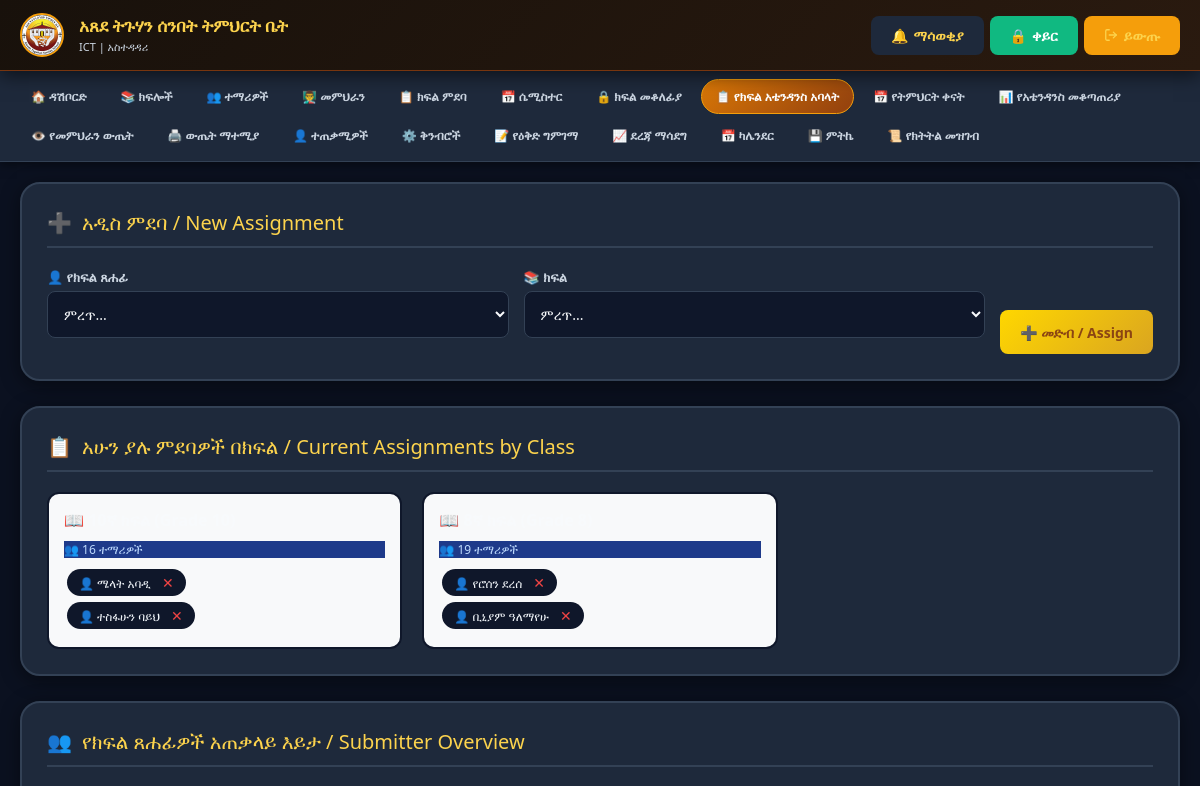
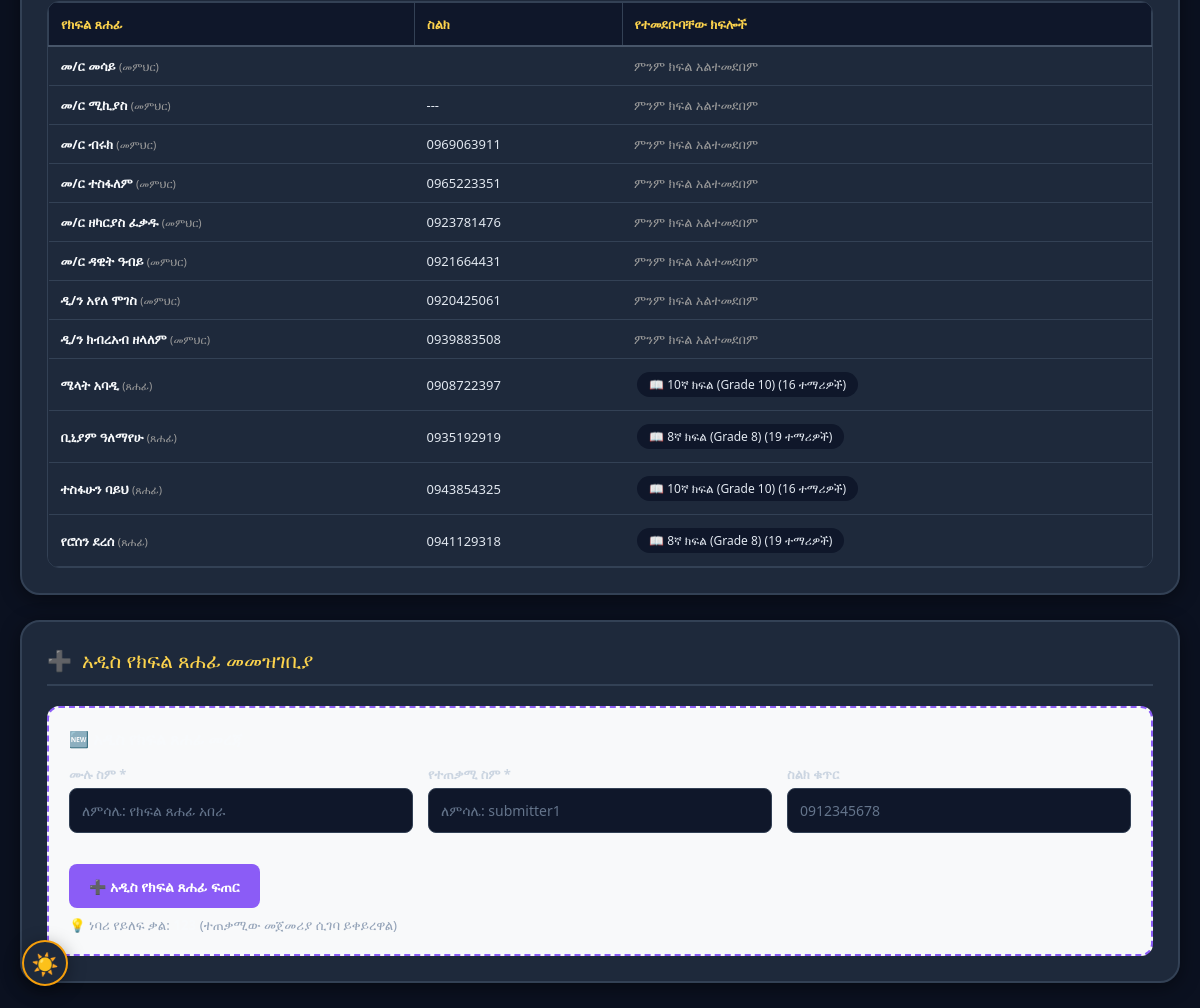
Page /attendance_submitter_assign.php (signed in) on the committed database (2 pictures, top to bottom).
### tables this page shows
CREATE TABLE `classes` (
  `id` int(11) NOT NULL AUTO_INCREMENT,
  `grade_id` int(11) DEFAULT NULL,
  `name` varchar(50) NOT NULL,
  `description` text DEFAULT NULL,
  `created_at` timestamp NOT NULL DEFAULT current_timestamp(),
  PRIMARY KEY (`id`),
  KEY `grade_id` (`grade_id`),
  CONSTRAINT `classes_grade_fk` FOREIGN KEY (`grade_id`) REFERENCES `grades` (`id`)
);

CREATE TABLE `attendance_assignments` (
  `id` int(11) NOT NULL AUTO_INCREMENT,
  `submitter_id` int(11) NOT NULL,
  `class_id` int(11) NOT NULL,
  `semester_id` int(11) NOT NULL,
  `assigned_at` timestamp NOT NULL DEFAULT current_timestamp(),
  PRIMARY KEY (`id`),
  UNIQUE KEY `unique_assignment` (`submitter_id`,`class_id`,`semester_id`),
  KEY `class_id` (`class_id`),
  KEY `semester_id` (`semester_id`),
  CONSTRAINT `attendance_assignments_ibfk_1` FOREIGN KEY (`submitter_id`) REFERENCES `users` (`id`) ON DELETE CASCADE,
  CONSTRAINT `attendance_assignments_ibfk_2` FOREIGN KEY (`class_id`) REFERENCES `classes` (`id`) ON DELETE CASCADE,
  CONSTRAINT `attendance_assignments_ibfk_3` FOREIGN KEY (`semester_id`) REFERENCES `semesters` (`id`) ON DELETE CASCADE
);

CREATE TABLE `users` (
  `id` int(11) NOT NULL AUTO_INCREMENT,
  `name` varchar(100) NOT NULL,
  `username` varchar(50) NOT NULL,
  `phone` varchar(20) DEFAULT NULL,
  `photo` varchar(255) DEFAULT NULL,
  `role` enum('admin','teacher','attendance_submitter') NOT NULL DEFAULT 'teacher',
  `password` varchar(255) NOT NULL,
  `first_login` tinyint(1) DEFAULT 1,
  `created_at` timestamp NOT NULL DEFAULT current_timestamp(),
  `can_edit_marks` tinyint(1) DEFAULT 1,
  `can_edit_attendance` tinyint(1) DEFAULT 0,
  PRIMARY KEY (`id`),
  UNIQUE KEY `username` (`username`)
);

### db.php (called while the page is built, shortened)
<?php
function dbQuery($conn, $sql, $types = "", $params = []) {
    if (empty($params)) {
        return mysqli_query($conn, $sql);
    }
    $stmt = mysqli_prepare($conn, $sql);
    if (!empty($types) && !empty($params)) {
        mysqli_stmt_bind_param($stmt, $types, ...$params);
    }
    mysqli_stmt_execute($stmt);
    $result = mysqli_stmt_get_result($stmt);
    return $result;
}
function dbFetchOne($conn, $sql, $types = "", $params = []) {
    $result = dbQuery($conn, $sql, $types, $params);
    return mysqli_fetch_assoc($result);
}
function getCurrentSemester($conn) {
    return dbFetchOne($conn, "SELECT * FROM semesters WHERE status = 'active' LIMIT 1");
}
?>

### attendance_submitter_assign.php (the view, shortened to what this page needs)
<?php
require_once 'db.php';
$current_semester = getCurrentSemester($conn);
$semester_id = $current_semester ? intval($current_semester['id']) : 0;
$classes_query = "SELECT * FROM classes ORDER BY name";
$classes = mysqli_query($conn, $classes_query);
$assignments_query = "SELECT aa.*, u.name as submitter_name, u.phone as submitter_phone,
                      c.name as class_name, c.id as class_id,
                      (SELECT COUNT(*) FROM students s WHERE s.class_id = c.id) as student_count
                      FROM attendance_assignments aa
                      JOIN users u ON aa.submitter_id = u.id
                      JOIN classes c ON aa.class_id = c.id
                      WHERE aa.semester_id = $semester_id
                      ORDER BY c.name";
$assignments = mysqli_query($conn, $assignments_query);
$class_assignments = [];
if($assignments) {
    while($row = mysqli_fetch_assoc($assignments)) {
        $class_assignments[$row['class_id']][] = $row;
    }
}
mysqli_data_seek($classes, 0);
$submitter_assignments = [];
$submitter_detail_query = "SELECT u.id as submitter_id, u.name as submitter_name, u.phone, u.role,
                           c.id as class_id, c.name as class_name,
                           aa.id as assignment_id,
                           (SELECT COUNT(*) FROM students s WHERE s.class_id = c.id) as student_count
                           FROM users u
                           LEFT JOIN attendance_assignments aa ON u.id = aa.submitter_id AND aa.semester_id = $semester_id
                           LEFT JOIN classes c ON aa.class_id = c.id
                           WHERE u.role IN ('attendance_submitter', 'teacher')
                           ORDER BY u.role, u.name, c.name";
$submitter_detail = mysqli_query($conn, $submitter_detail_query);
if($submitter_detail) {
    while($row = mysqli_fetch_assoc($submitter_detail)) {
        $submitter_assignments[$row['submitter_id']]['name'] = $row['submitter_name'];
        $submitter_assignments[$row['submitter_id']]['phone'] = $row['phone'];
        $submitter_assignments[$row['submitter_id']]['role'] = $row['role'];
        if($row['class_id']) {
            $submitter_assignments[$row['submitter_id']]['classes'][] = [
                'assignment_id' => $row['assignment_id'],
                'class_id' => $row['class_id'],
                'class_name' => $row['class_name'],
                'student_count' => $row['student_count']
            ];
        } else {
            if(!isset($submitter_assignments[$row['submitter_id']]['classes'])) {
                $submitter_assignments[$row['submitter_id']]['classes'] = [];
            }
        }
    }
}
?>
<!DOCTYPE html>
<html lang="en">
<head>
    <?php include 'pwa_head.php'; ?>
</head>
<body>
    <?php include 'mobile_nav.php'; ?>
    <div class="main-container">
        <?php if(!$current_semester): ?>
        <div class="message error">
            <span>⚠️</span>
            ምንም ንቁ ሴሚስተር የለም። እባክዎ መጀመሪያ ሴሚስተር ይክፈቱ።
            <a href="semester.php" class="btn btn-primary" style="margin-left: auto;">📅 ሴሚስተር ክፈት</a>
        </div>
        <?php else: ?>
        <div class="card">
            <div class="card-title">
                <span>➕</span> አዲስ ምደባ / New Assignment
            </div>
            <form method="POST">
                <div class="form-row">
                    <div class="form-group">
                        <label>👤 የክፍል ጸሐፊ</label>
                        <select name="submitter_id" required>
                            <option value="">ምረጥ...</option>
                        </select>
                    </div>
                    <div class="form-group">
                        <label>📚 ክፍል</label>
                        <select name="class_id" required>
                            <option value="">ምረጥ...</option>
                            <?php
                            mysqli_data_seek($classes, 0);
                            ?>
                        </select>
                    </div>
                    <button type="submit" name="assign" class="btn btn-assign">
                        ➕ መድብ / Assign
                    </button>
                </div>
            </form>
        </div>
        <div class="card">
            <div class="card-title">
                <span>📋</span> አሁን ያሉ ምደባዎች በክፍል / Current Assignments by Class
            </div>
            <?php if(!empty($class_assignments)): ?>
            <div class="class-grid">
                <?php foreach($class_assignments as $c_id => $assignments_list):
                    $class_info = null;
                    mysqli_data_seek($classes, 0);
                    while($c = mysqli_fetch_assoc($classes)) {
                        if($c['id'] == $c_id) { $class_info = $c; break; }
                    }
                ?>
                <div class="class-card-item">
                    <h3>📖 <?php echo htmlspecialchars($class_info['name'] ?? 'ክፍል ' . $c_id); ?></h3>
                    <div class="info">
                        👥 <?php echo $assignments_list[0]['student_count'] ?? 0; ?> ተማሪዎች
                    </div>
                    <?php foreach($assignments_list as $assignment): ?>
                    <div>
                        <span class="submitter-tag">
                            👤 <?php echo htmlspecialchars($assignment['submitter_name']); ?>
                            <form method="POST" style="display: inline; margin-left: 8px;" onsubmit="return confirm('ምደባውን ማስወገድ እርግጠኛ ነዎት?')">
                                <button type="submit" name="remove" style="background:none; border:none; color:var(--error-red); cursor:pointer; font-size:14px;">✕</button>
                            </form>
                        </span>
                    </div>
                    <?php endforeach; ?>
                </div>
                <?php endforeach; ?>
            </div>
            <?php endif; ?>
        </div>
        <div class="card">
            <div class="card-title">
                <span>👥</span> የክፍል ጸሐፊዎች አጠቃላይ እይታ / Submitter Overview
            </div>
            <div class="table-responsive">
            <table>
                <thead>
                    <tr>
                        <th>የክፍል ጸሐፊ</th>
                        <th>ስልክ</th>
                        <th>የተመደቡባቸው ክፍሎች</th>
                    </tr>
                </thead>
                <tbody>
                    <?php if(!empty($submitter_assignments)): ?>
                        <?php foreach($submitter_assignments as $s_id => $s_data): ?>
                        <tr>
                            <td><strong><?php echo htmlspecialchars($s_data['name']); ?></strong>
                                <span style="font-size:11px;color:#999;">(<?php echo $s_data['role'] === 'teacher' ? 'መምህር' : 'ጸሐፊ'; ?>)</span>
                            </td>
                            <td><?php echo htmlspecialchars($s_data['phone'] ?? '---'); ?></td>
                            <td>
                                <?php if(!empty($s_data['classes'])): ?>
                                    <?php foreach($s_data['classes'] as $sc): ?>
                                    <span class="submitter-tag">
                                        📖 <?php echo htmlspecialchars($sc['class_name']); ?>
                                        (<?php echo $sc['student_count']; ?> ተማሪዎች)
                                    </span>
                                    <?php endforeach; ?>
                                <?php else: ?>
                                    <span style="color:#999;">ምንም ክፍል አልተመደበም</span>
                                <?php endif; ?>
                            </td>
                        </tr>
                        <?php endforeach; ?>
                    <?php else: ?>
                        <tr>
                            <td colspan="3" style="text-align:center; padding:30px;">ምንም የክፍል ጸሐፊዎች የሉም</td>
                        </tr>
                    <?php endif; ?>
                </tbody>
            </table>
            </div>
        </div>
        <div class="card">
            <div class="card-title">
                <span>➕</span> አዲስ የክፍል ጸሐፊ መመዝገቢያ
            </div>
            <div class="add-submitter-form">
                <h4>🆕 አዲስ የክፍል ጸሐፊ መረጃ</h4>
                <form method="POST">
                    <div class="form-row">
                        <div class="form-group">
                            <label>ሙሉ ስም *</label>
                            <input type="text" name="submitter_name" required placeholder="ለምሳሌ: የክፍል ጸሐፊ አበራ">
                        </div>
                        <div class="form-group">
                            <label>የተጠቃሚ ስም *</label>
                            <input type="text" name="submitter_username" required placeholder="ለምሳሌ: submitter1">
                        </div>
                        <div class="form-group">
                            <label>ስልክ ቁጥር</label>
                            <input type="text" name="submitter_phone" placeholder="0912345678">
                        </div>
                    </div>
                    <button type="submit" name="add_submitter" class="btn btn-add" style="margin-top:15px;">
                        ➕ አዲስ የክፍል ጸሐፊ ፍጠር
                    </button>
                    <small style="display:block; margin-top:8px; color:#666;">
                        💡 ነባሪ የይለፍ ቃል: <strong>123</strong> (ተጠቃሚው መጀመሪያ ሲገባ ይቀይረዋል)
                    </small>
                </form>
            </div>
        </div>
        <?php endif; ?>
    </div>
</body>
</html>

### attendance_submitter_assign.php (style rules this page uses)
:root { --brown-dark: #8B4513; --brown-medium: #A52A2A; --gold-primary: #FFD700; --gold-dark: #DAA520; --gold-pale: #FFF8DC; --bg-cream: #FAF9F6; --success-green: #10B981; --error-red: #EF4444; --warning-yellow: #F59E0B; --info-blue: #3B82F6; --purple: #8B5CF6; }
* { margin: 0; padding: 0; box-sizing: border-box; font-family: 'Segoe UI', sans-serif; }
body { background: var(--bg-cream); }
.card { background: white; border-radius: 20px; padding: 25px; margin-bottom: 25px; border: 2px solid var(--gold-primary); box-shadow: 0 5px 20px rgba(0,0,0,0.08); }
.card-title { color: var(--brown-dark); font-size: 20px; margin-bottom: 20px; padding-bottom: 10px; border-bottom: 2px solid var(--gold-pale); display: flex; align-items: center; gap: 10px; }
.btn { padding: 10px 20px; border: none; border-radius: 8px; cursor: pointer; font-weight: 600; text-decoration: none; display: inline-flex; align-items: center; gap: 8px; font-size: 14px; transition: all 0.3s; }
.btn-assign { background: linear-gradient(135deg, #FFD700 0%, #DAA520 100%); color: #8B4513; }
.btn-add { background: var(--purple); color: white; }
.form-row { display: flex; gap: 15px; align-items: flex-end; flex-wrap: wrap; }
.form-group { flex: 1; min-width: 200px; }
.form-group label { display: block; margin-bottom: 5px; color: var(--brown-dark); font-weight: 600; font-size: 13px; }
.form-group select, .form-group input { width: 100%; padding: 12px; border: 2px solid #E2E8F0; border-radius: 8px; font-size: 14px; }
.table-responsive { overflow-x: auto; -webkit-overflow-scrolling: touch; }
table { width: 100%; border-collapse: collapse; }
.table-responsive table { min-width: 550px; }
th { background: var(--brown-dark); color: white; padding: 12px; text-align: left; border: 1px solid var(--gold-dark); }
td { padding: 10px 12px; border-bottom: 1px solid #E2E8F0; }
.class-grid { display: grid; grid-template-columns: repeat(auto-fill, minmax(280px, 1fr)); gap: 20px; }
.class-card-item { background: #F8F9FA; border-radius: 12px; padding: 15px; border: 2px solid var(--gold-pale); transition: all 0.3s; }
.class-card-item h3 { color: var(--brown-dark); font-size: 16px; margin-bottom: 10px; }
.class-card-item .info { font-size: 12px; color: #666; margin-bottom: 8px; }
.submitter-tag { display: inline-block; background: var(--gold-pale); padding: 4px 12px; border-radius: 20px; font-size: 12px; margin: 3px; }
.add-submitter-form { background: #F8F9FA; border: 2px dashed var(--purple); border-radius: 12px; padding: 20px; margin-top: 20px; }
.add-submitter-form h4 { color: var(--purple); margin-bottom: 15px; }

### rows in the picture
classes: student_count "16"
attendance_assignments: submitter.name "ሜላት አባዲ"
attendance_assignments: submitter.name "ተስፋሁን ባይህ"
classes: student_count "19"
attendance_assignments: submitter.name "የሮሰን ደረሰ"
attendance_assignments: submitter.name "ቢኒያም ዓለማየሁ"

### other values in the picture
$nav_name "ICT"
$item['icon'] "🏠"
$item['label'] "ዳሽቦርድ"
$item['icon'] "📚"
$item['label'] "ክፍሎች"
$item['icon'] "👥"
$item['label'] "ተማሪዎች"
$item['icon'] "👨‍🏫"
$item['label'] "መምህራን"
$item['icon'] "📋"
$item['label'] "ክፍል ምደባ"
$item['icon'] "📅"
$item['label'] "ሴሚስተር"
$item['icon'] "🔒"
$item['label'] "ክፍል መቆለፊያ"
